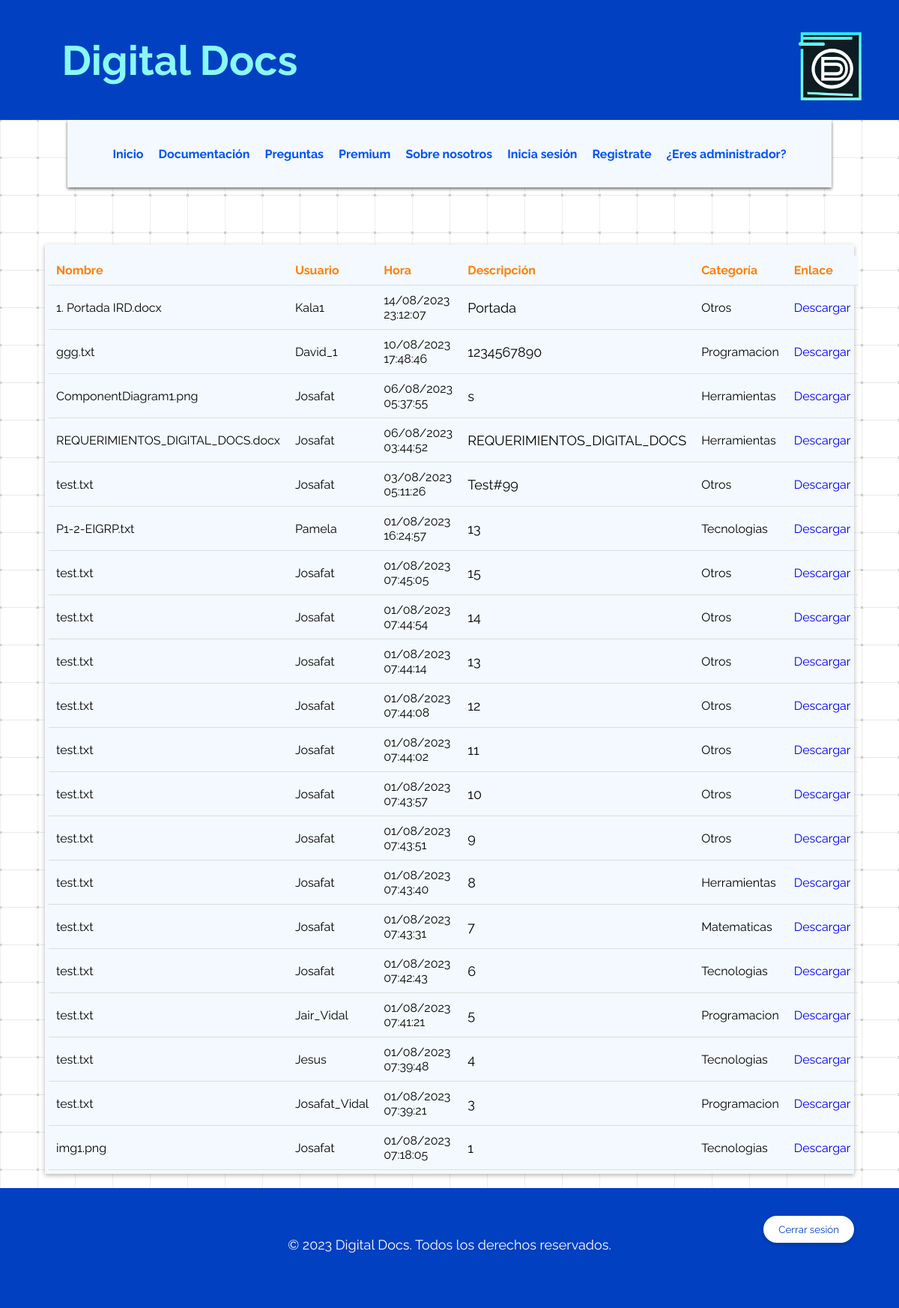
Page /Prox.php on the committed database.
### tables this page shows
CREATE TABLE `archivos1` (
  `id` int(11) NOT NULL,
  `nombre_archivo` varchar(255) NOT NULL,
  `descripcion` text NOT NULL,
  `categoria` varchar(255) NOT NULL,
  `usuario` varchar(255) NOT NULL,
  `hora` timestamp NOT NULL DEFAULT current_timestamp()
);

### public_html/Prox.php (the view, shortened to what this page needs)
<?php
require_once "conex.php";
$sql = "SELECT * FROM archivos1 ORDER BY hora DESC";
$resultado = mysqli_query($cone, $sql);
?>
<!DOCTYPE html>
<html>
<head>
    <link rel="stylesheet" type="text/css" href="estilos2c.css">
</head>
<body>
    <header class="hero">
        <img class="animated-image"  id="img1" src="img1.png" alt="Logo de Digital Docs">
        <h1 class="hero__title">
            Digital Docs
        </h1>
    </header>
    <div class="animated-background2">
    <div class="interior">
        <nav class="navegacion">
            <ul>
                <li><a href="index.php" target="blank">Inicio</a></li>
                <li class="submenu">
                    <a href="Prox.php" target="blank">Documentación</a>
                    </li>
                <li class="submenu">
                    <a href="Preguntas.php" target="blank">Preguntas</a>
                </li>
                <li><a href="Premium.html" target="blank">Premium</a></li>
                <li><a href="sobre.html" target="blank">Sobre nosotros</a></li>
                <li><a href="login.php" target="blank">Inicia sesión</a></li>
                <li><a href="registro_usuario.php" target="blank">Registrate</a></li>
                <li><a href="login_admin.php" target="blank">¿Eres administrador?</a></li>
                </ul>
        </nav>
    </div>
 <br>
 <br>
 <br>
 <br>
    <center>
  <div class="fram">
    <table>
    <tr>
        <th>Nombre</th>
        <th>Usuario</th>
        <th>Hora</th>
        <th>Descripción</th>
        <th>Categoría</th>
        <th>Enlace</th>
    </tr>
    <?php
    while ($fila = mysqli_fetch_assoc($resultado)) {
        ?>
<tr>
        <td><?php echo $fila['nombre_archivo']; ?></td>
        <td><?php echo $fila['usuario']; ?></td>
        <td><?php echo date("d/m/Y H:i:s", strtotime($fila['hora'])); ?></td>
        <td class="descripcion">
            <p><?php echo $fila['descripcion']; ?></p>
        </td>
        <td><?php echo $fila['categoria']; ?></td>
        <td><a href="descargar_archivo.php?nombre_archivo=<?php echo urlencode($fila['nombre_archivo']); ?>" target="blank">Descargar</a></td>
    </tr>
        <?php
    }
    ?>
</table>
    </div>
    <br />
    </center>
    <div class="cube-container">
            </div>
</body>
<footer class="hero">
    <p>&copy; 2023 Digital Docs. Todos los derechos reservados.</p>
</footer>
</html>
<form method="post" action="cerrar_sesion.php">
    <button type="submit" class="floating-button">Cerrar sesión</button>
</form>

### public_html/estilos2c.css (style rules this page uses)
.hero { display: flex; flex-direction: column; justify-content: center; align-items: center; height: 100vh; font-family: 'Montserrat', sans-serif; }
.hero__title { color: #fff; font-size: 50px; }
.floating-button { position: fixed; bottom: 5%; right: 5%; background-color: #FFFF; color: #0040c1; padding: 10px 20px; border-radius: 50px; box-shadow: 0 2px 5px rgba(0, 0, 0, 0.2); cursor: pointer; transition: transform 0.3s, box-shadow 0.3s; }
* { margin: 0; padding: 0; box-sizing: border-box; text-decoration: none; font-family: 'Raleway', sans-serif; }
h1, h2, h3, h5, h7 { font-family: 'Raleway', sans-serif; text-align: center; }
h1 { font-size: 32px; margin-bottom: 20px; }
p, .p1, p2, p3, p4, p6, p7, p8 { font-family: 'Raleway', sans-serif; font-size: 18px; margin-bottom: 10px; }
form { display: flex; flex-direction: column; background-color: #f3f9fe; font-family: 'Raleway', sans-serif; }
body { background-color: #F3F9FE; display: flex; flex-direction: column; min-height: 100vh; font-family: 'Raleway', sans-serif;; margin: 0; padding: 0; }
.animated-background2 { animation: bg-scrolling-reverse .92s infinite; animation-timing-function: linear; }
header { background-color: #0096FF; color: #FFF; padding: 10px; text-align: center; display: flex; flex-direction: column; align-items: center; position: relative; }
header #img1 { position: absolute; top: 19px; right: 10px; max-width: 150px; height: auto; width: 90%; border-radius: 50%; }
button { background-color: #0040c1; color: #FFF; border: none; padding: 10px; border-radius: 4px; cursor: pointer; font-family: 'Raleway', sans-serif; }
.hero { background-color: #0040C1; position: relative; height: 20vh; overflow: hidden; font-family: 'Raleway', sans-serif; color: #FFF; font-size: 30px; display: flex; justify-content: center; align-items: center; }
.hero__title { color: #89f8f5; position: absolute; top: 50%; left: 20%; transform: translate(-50%, -50%); font-size: 55px; font-family: 'Raleway', sans-serif; z-index: 1; }
footer { background-color: #0096FF; color: #FFF; padding: 10px; text-align: center; animation: fade-in 0.5s ease; margin-top: auto; }
.animated-image { width: 200px; height: 200px; animation: zoomIn 1s infinite; }
.interior { max-width: 85%; padding: 0 0px; margin: auto; }
.navegacion { justify-content: center; display: flex; align-items: center; height: 90px; background-color: #f3f9fe; box-shadow: 0 2px 4px rgba(0, 0, 0, 0.583); margin: 0 auto; }
.navegacion ul { list-style: none; display: flex; align-items: center; margin-right: 10px; }
.navegacion ul li { margin-left: 10px; }
.navegacion ul li a { color: #0051f4; font-size: 18px; font-weight: bold; padding: 10px 5px; text-decoration: none; transition: color 0.3s; position: relative; }
.cube-container { position: fixed; top: 0; left: 0; width: 100%; height: 100%; pointer-events: none; z-index: -1; }

### public_html/Prox.php (style rules this page uses)
.fram { width: 90%; margin: 0 auto; background: #f3f9fe; box-shadow: 0px 2px 6px rgba(0, 0, 0, 0.3); padding: 5px; }
table { width: 100%; border-collapse: collapse; margin-top: 10px; }
th, td { padding: 10px; border-bottom: 1px solid #ddd; text-align: left; }
th { background-color: #f3f9fe; color : #ff7f00; }
nav.navegacion ul li a { font-size: 16px; }
th { background-color: #f3f9fe; color: #ff7f00; }
td.descripcion { max-height: 100px; overflow: hidden; white-space: normal; }
td.descripcion p { margin: 0; padding: 5px 0; overflow-y: auto; white-space: normal; border: none; }

### rows in the picture
archivos1: nombre_archivo "1. Portada IRD.docx", usuario "Kala1", hora "14/08/2023 23:12:07", descripcion "Portada", categoria "Otros"
archivos1: nombre_archivo "ggg.txt", usuario "David_1", hora "10/08/2023 17:48:46", descripcion "1234567890", categoria "Programacion"
archivos1: nombre_archivo "ComponentDiagram1.png", usuario "Josafat", hora "06/08/2023 05:37:55", descripcion "s", categoria "Herramientas"
archivos1: nombre_archivo "REQUERIMIENTOS_DIGITAL_DOCS.docx", usuario "Josafat", hora "06/08/2023 03:44:52", descripcion "REQUERIMIENTOS_DIGITAL_DOCS", categoria "Herramientas"
archivos1: nombre_archivo "test.txt", usuario "Josafat", hora "03/08/2023 05:11:26", descripcion "Test#99", categoria "Otros"
archivos1: nombre_archivo "P1-2-EIGRP.txt", usuario "Pamela", hora "01/08/2023 16:24:57", descripcion "13", categoria "Tecnologias"
archivos1: nombre_archivo "test.txt", usuario "Josafat", hora "01/08/2023 07:45:05", descripcion "15", categoria "Otros"
archivos1: nombre_archivo "test.txt", usuario "Josafat", hora "01/08/2023 07:44:54", descripcion "14", categoria "Otros"
archivos1: nombre_archivo "test.txt", usuario "Josafat", hora "01/08/2023 07:44:14", descripcion "13", categoria "Otros"
archivos1: nombre_archivo "test.txt", usuario "Josafat", hora "01/08/2023 07:44:08", descripcion "12", categoria "Otros"
archivos1: nombre_archivo "test.txt", usuario "Josafat", hora "01/08/2023 07:44:02", descripcion "11", categoria "Otros"
archivos1: nombre_archivo "test.txt", usuario "Josafat", hora "01/08/2023 07:43:57", descripcion "10", categoria "Otros"
archivos1: nombre_archivo "test.txt", usuario "Josafat", hora "01/08/2023 07:43:51", descripcion "9", categoria "Otros"
archivos1: nombre_archivo "test.txt", usuario "Josafat", hora "01/08/2023 07:43:40", descripcion "8", categoria "Herramientas"
archivos1: nombre_archivo "test.txt", usuario "Josafat", hora "01/08/2023 07:43:31", descripcion "7", categoria "Matematicas"
archivos1: nombre_archivo "test.txt", usuario "Josafat", hora "01/08/2023 07:42:43", descripcion "6", categoria "Tecnologias"
archivos1: nombre_archivo "test.txt", usuario "Jair_Vidal", hora "01/08/2023 07:41:21", descripcion "5", categoria "Programacion"
archivos1: nombre_archivo "test.txt", usuario "Jesus", hora "01/08/2023 07:39:48", descripcion "4", categoria "Tecnologias"
archivos1: nombre_archivo "test.txt", usuario "Josafat_Vidal", hora "01/08/2023 07:39:21", descripcion "3", categoria "Programacion"
archivos1: nombre_archivo "img1.png", usuario "Josafat", hora "01/08/2023 07:18:05", descripcion "1", categoria "Tecnologias"
